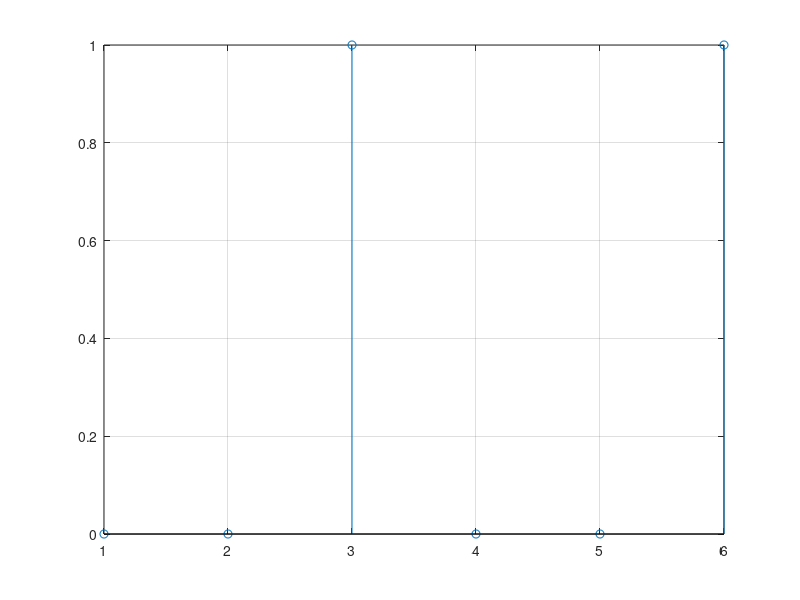

Source code (MATLAB):
%Exercitiul 6
%Realiza?i un program care s? genereze un semnal binar aleator (valori de 0 ?i 1),perioada de bit: 0.5 ms e?antionat cu frecven?a de e?antionare Fs = 12 kHz.
function ex6()
   
    Fs = 12000;
    N = 0.5*12; %numar esantioane 0.5 ms * 12kHz
    n = 1:N;
    for i = 1:1:N
        v(i) = round(rand);
    end
    ts = 1/Fs;
    t = ts:ts:N*ts;
   % plot(t,v);
  
    stem(n,v),grid %semnalul discret in functie de n

end